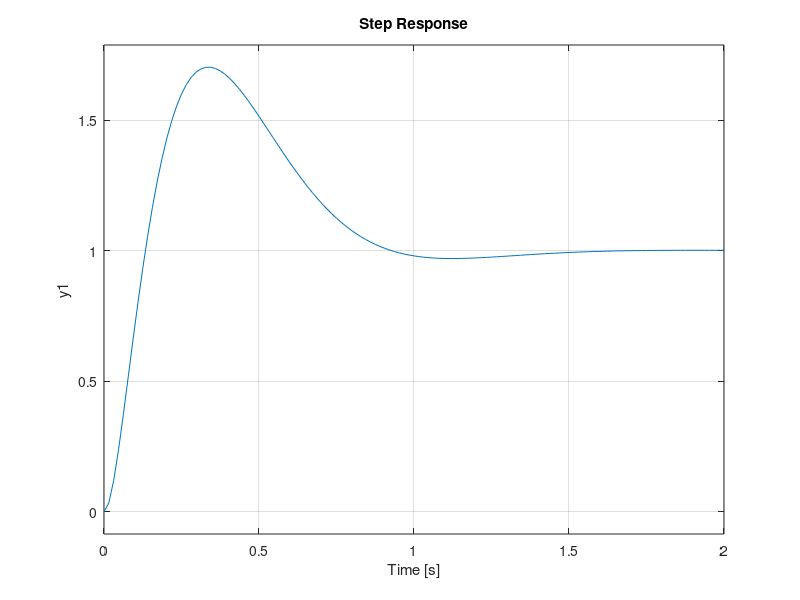

Here is the MATLAB script that generated this plot: (Note: this script raises an error after producing the figure.)
% %%%%%%%%%%%%%%%%%%%%%%%%%%%%%%%%%%%
% 
% Ejercicio X 
% Realizado por: Matías Nahuel López
% 
% Universidad Tecnológica Nacional
% Facultad Regional de Buenos Aires
% 
% Legajo: 153.327-7
% Contacto: matias@matnalopez.com.ar
% 
% %%%%%%%%%%%%%%%%%%%%%%%%%%%%%%%%%%%

%% Inicialización

% Generales
clear; clc; close all;
s = tf('s');

% Para gráficos
T_inicio    = 0;
delta_t     = 0.01;
T_final     = 8;
t           = (T_inicio:delta_t:T_final)';


%% Datos del problema


m = 48;
bm = 0;
b1 = 250/3;
k1 = 1000;
k2 = 200;

A = [-k1/b1 0 1; 0 0 1; -k1/m -k2/m -bm/m]
B = [ k1/b1 0 (k1+k2)/m]';
C = [0 1 0];
D = 0;


%% Resolución


PLC = [-4+4i -4-4i -20];

K = acker(A,B,PLC)
An = A - B*K
PLC_d = eig(An)

g0 = 1/(C*inv(-A+B*K)*B)


sys = ss(An, B*g0, C, D);
step(sys)
stepinfo(sys)
